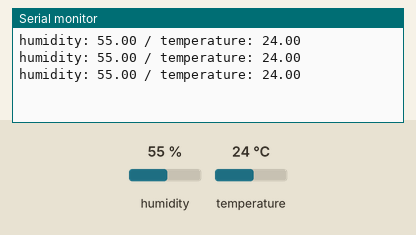
This sketch was run on a simulated Arduino Uno, built with avr-gcc and run on an emulated ATmega328P. Shown: the last lines printed to the serial monitor. Inputs (shaded band) come from the test bench; at power-on: humidity 55 %, temperature 24 °C.

Above: at 2.8 s.
2.9 s: humidity set to 22 %
At 4.5 s:
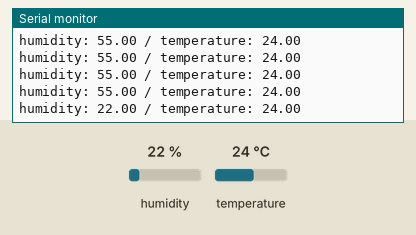
5.6 s: temperature set to 12 °C
At 7.8 s:
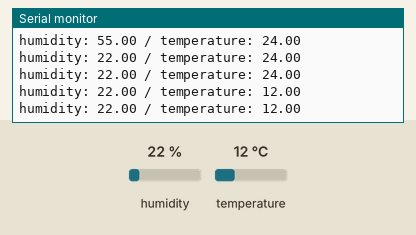
8.3 s: humidity set to 40 %
At 10.0 s:
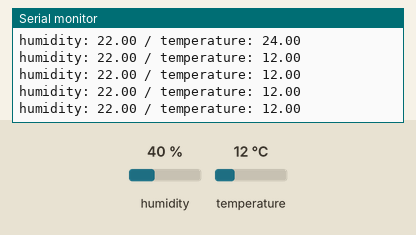
Timing chart, 0 to 11.5 s (numbered marks = the images above; inputs shaded):
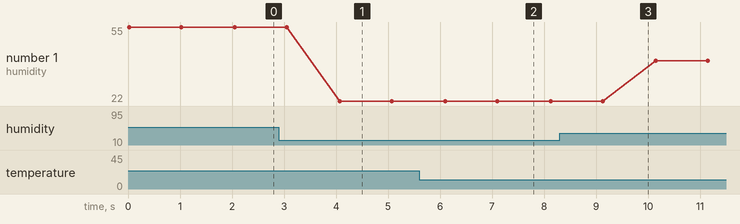

The sketch:

DHT11_test.ino
```cpp
#include "DHT.h"

#define BAUDRATE 115200

#define PIN 4
DHT dht(PIN, DHT11);

void setup() {
  Serial.begin(BAUDRATE);

  dht.begin();
}

void loop() {
  float humidity = dht.readHumidity();
  float temperature = dht.readTemperature();

  Serial.print("humidity: ");
  Serial.print(humidity);
  Serial.print(" / temperature: ");
  Serial.println(temperature);

  delay(1000);
}
```

Measured:
- after the input at 2.9 s, the serial monitor: prints a new line after 1.2 s (image 1)
- after the input at 5.6 s, the serial monitor: prints a new line after 0.50 s (image 2)
- plotted number 1: 55 → 22 after the input at 2.9 s, 22 → 40 after the input at 8.3 s
